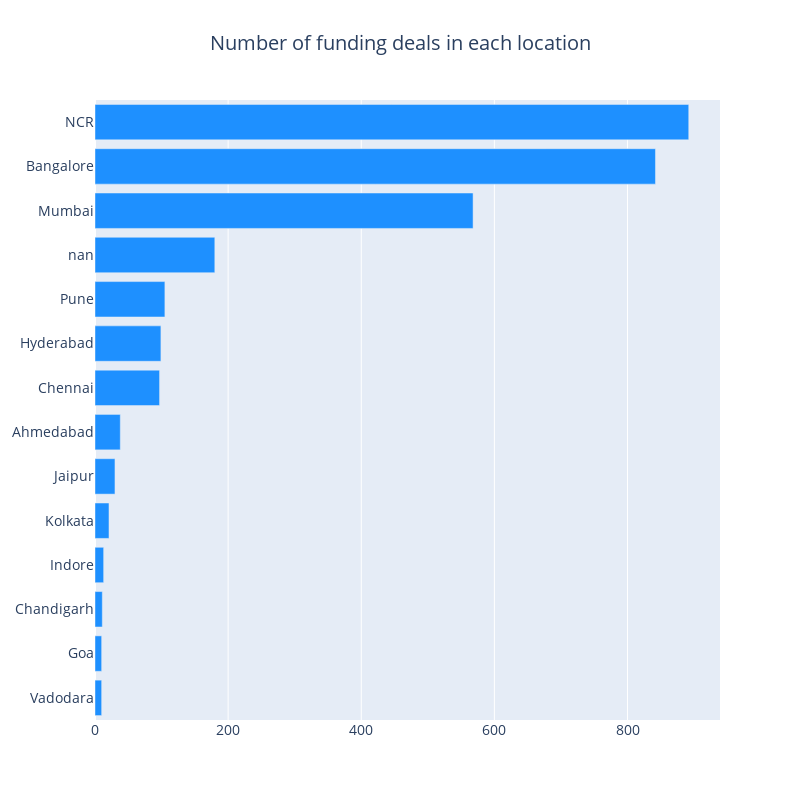

Notebook source saved alongside this figure:
### Code cell
location_map = {
    "Bengaluru": "Bangalore",
    "Delhi": "NCR",
    "New Delhi": "NCR",
        "Gurugram": "NCR",
    "Gurgaon": "NCR",
    "Noida": "NCR"
}
for i, v in location_map.items():
    df['City'][df['City']==i] = v 

def horizontal_bar_chart(srs, color):
    trace = go.Bar(
        x=srs.values[::-1],
        y=srs.index[::-1],
        showlegend=False,
        orientation = 'h',
        marker=dict(
            color=color,
        ),
    )
    return trace

cnt_srs = df['City'].value_counts()[:14]
layout = go.Layout(
    title=go.layout.Title(
        text="Number of funding deals in each location",
        x=0.5
    ),
    font=dict(size=14),
    width=800,
    height=800,
)

data = [horizontal_bar_chart(cnt_srs, "#1E90FF")]
fig = go.Figure(data=data, layout=layout)
py.iplot(fig, filename="funding")

### Figure 1 — Plotly figure (JSON) as saved in the notebook; plotly's stock layout.template omitted (floating-point values rounded to 4 significant figures)
{"data": [{"marker": {"color": "#1E90FF"}, "orientation": "h", "showlegend": false, "type": "bar", "x": [10, 10, 11, 13, 21, 30, 38, 97, 99, 105, 180, 568, 842, 892], "y": ["Vadodara", "Goa", "Chandigarh", "Indore", "Kolkata", "Jaipur", "Ahmedabad", "Chennai", "Hyderabad", "Pune", "nan", "Mumbai", "Bangalore", "NCR"]}], "layout": {"font": {"size": 14}, "height": 800, "title": {"text": "Number of funding deals in each location", "x": 0.5}, "width": 800}}
